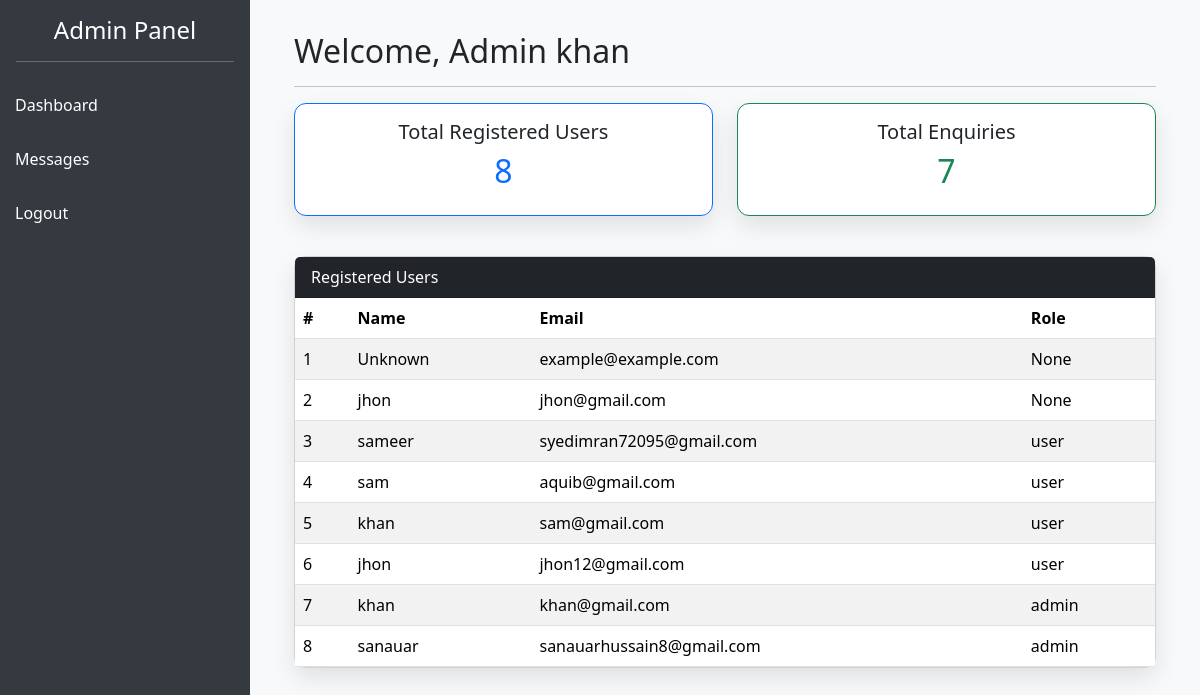
/admin_dashboard (signed in), run on an earlier commit of the app's database.
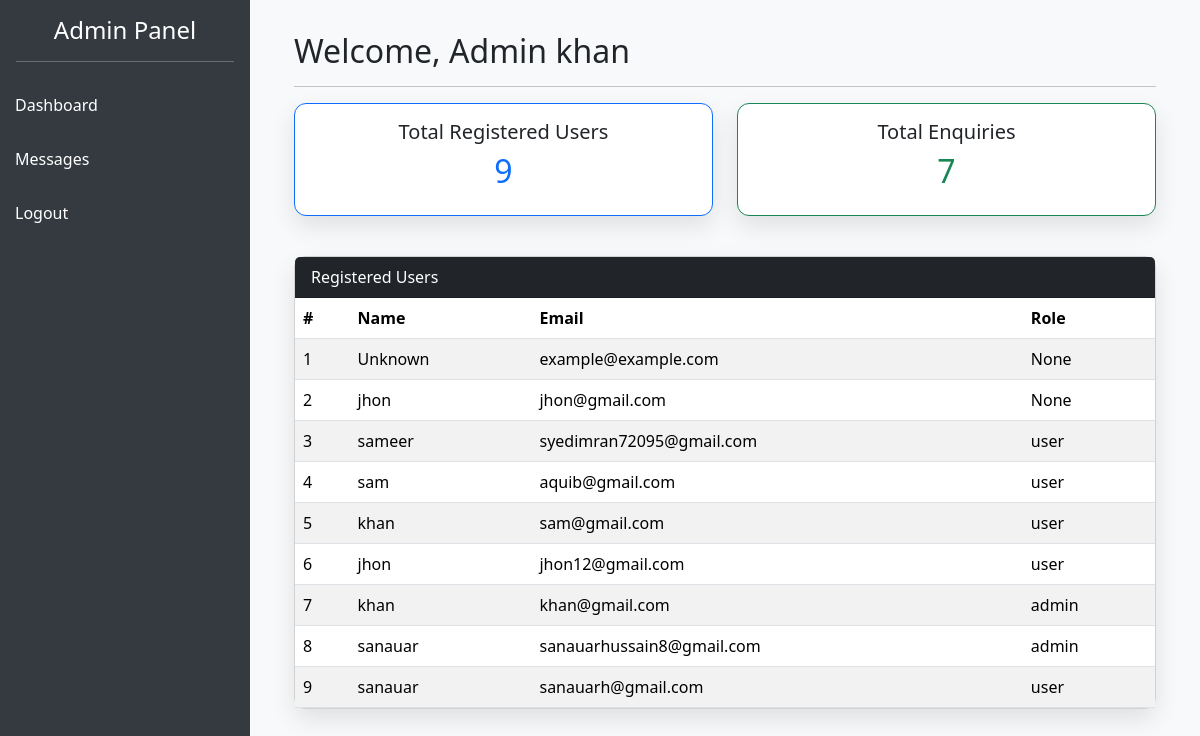
And on a later commit of the database.
### models.py (models this page shows, shortened)
class User(db.Model):
    __tablename__ = 'user'
    id = db.Column(db.Integer, primary_key=True)
    name = db.Column(db.String(150),nullable=False)
    email = db.Column(db.String(150), nullable=False)
    is_verified = db.Column(db.Boolean, default=False)
    password_hash = db.Column(db.String(256), nullable=False)
    verification_token = db.Column(db.String(64),  nullable=True)
    role = db.Column(db.String(10), default='user')
    __table_args__ = (
        UniqueConstraint('email', name='uq_user_email'),
        UniqueConstraint('verification_token', name='uq_user_verification_token'),
    )

### app.py (the view)
@app.route('/admin_dashboard')
@login_required(role='admin')
def admin_dashboard():
    if 'email' not in session or session.get('role') != 'admin':
        flash('Access denied.', 'danger')
        return redirect('/login')
    user = User.query.filter_by(email=session['email']).first()
    users = User.query.all()
    enquiries = Contact.query.all()
    total_users = len(users)
    total_enquiries = len(enquiries)
    messages = Contact.query.order_by(Contact.id.desc()).all()
    return   render_template('admin_dashboard.html', user=user, users=users,total_users=total_users,total_enquiries=total_enquiries,messages=messages)

### app.py (called while the page is built)
@app.after_request
def add_no_cache_headers(response):
    response.headers['Cache-Control'] = 'no-store, no-cache, must-revalidate, max-age=0'
    response.headers['Pragma'] = 'no-cache'
    response.headers['Expires'] = '0'
    return response

### templates/admin_dashboard.html (shortened to what this page needs)
<!DOCTYPE html>
<html lang="en">
<head>
  <link href="https://cdn.jsdelivr.net/npm/bootstrap@5.3.3/dist/css/bootstrap.min.css" rel="stylesheet">
</head>
<body>
  <div class="sidebar">
    <h4 class="text-center">Admin Panel</h4>
    <hr class="bg-white mx-3">
    <a href="{{ url_for('admin_dashboard') }}">Dashboard</a>
    <a href="{{ url_for('admin_messages') }}">Messages</a>
    <a href="{{ url_for('logout') }}">Logout</a>
  </div>
  <div class="main-content">
    <div class="container-fluid">
      <h2>Welcome, Admin {{ user.name }}</h2>
      <hr>
      <div class="row text-center mb-4">
        <div class="col-md-6 mb-3">
          <div class="card border-primary">
            <div class="card-body">
              <h5>Total Registered Users</h5>
              <h2 class="text-primary">{{ total_users }}</h2>
            </div>
          </div>
        </div>
        <div class="col-md-6 mb-3">
          <div class="card border-success">
            <div class="card-body">
              <h5>Total Enquiries</h5>
              <h2 class="text-success">{{ total_enquiries }}</h2>
            </div>
          </div>
        </div>
      </div>
      <div class="card">
        <div class="card-header bg-dark text-white">Registered Users</div>
        <div class="card-body p-0">
          <div class="table-responsive">
            <table class="table table-striped mb-0">
              <thead>
                <tr>
                  <th>#</th>
                  <th>Name</th>
                  <th>Email</th>
                  <th>Role</th>
                </tr>
              </thead>
              <tbody>
                {% for u in users %}
                <tr>
                  <td>{{ loop.index }}</td>
                  <td>{{ u.name }}</td>
                  <td>{{ u.email }}</td>
                  <td>{{ u.role }}</td>
                </tr>
                {% endfor %}
              </tbody>
            </table>
          </div>
        </div>
      </div>
    </div>
  </div>
</body>
</html>

### templates/admin_dashboard.html (style rules this page uses)
body { display: flex; min-height: 100vh; margin: 0; font-family: 'Segoe UI', sans-serif; }
.sidebar { width: 250px; background-color: #343a40; color: white; padding-top: 1rem; flex-shrink: 0; }
.sidebar a { color: white; padding: 15px; display: block; text-decoration: none; }
.main-content { flex-grow: 1; padding: 2rem; background-color: #f8f9fa; }
.card { border-radius: 12px; box-shadow: 0 10px 25px rgba(0, 0, 0, 0.1); }

What changed in the data, as far as the page shows it:
added User: name "sanauar", email "sanauarh@gmail.com", role "user"
Also different on the page:
{{ total_users }}: "8" → "9"
